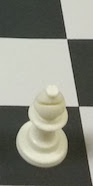
#> input picture training_images/bishop/20160531_201935 copy 3.jpg, 93 x 186 px, given as the content of the folder training_images/empty, which was not available
$ python preprocessing.py
#> lines starting #> are read from the running program, lines starting #| are printed output that depends on the picture; pictures that were not available may be replaced by others from this repository, and a replacement may not be noted
import os
import glob
import cv2
import numpy as np
from sklearn import cluster
from sklearn import metrics
from defs import *

def generateClusterCenters(n_clusters, detector, extractor):
#> called with n_clusters = 8
	features = None
	for piece_dir in pieces:
		for filename in glob.glob(os.path.join("training_images", piece_dir, "*.jpg")):
			image = cv2.imread(filename)
#> image is the input picture: shape (186, 93, 3); mean B, G, R 125, 136.4, 135
			gray = cv2.cvtColor(image, cv2.COLOR_BGR2GRAY)
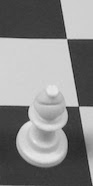
#> gray: shape (186, 93); min 19, max 235, mean 134.7
			kp = detector.detect(gray)
#> kp = 36 keypoints; strongest (x, y, size): (38, 147, 28), (19, 114, 13.3), (26, 108, 4.5), (76, 104, 3.5)
			kp, des = extractor.compute(gray, kp)
			if features is None:
				features = np.array(des)
			else:
				features = np.vstack((features, des))
	k_means = cluster.KMeans(n_clusters)
	k_means.fit(features)
	return k_means.cluster_centers_


def generateBOWFeatures(image, centers, detector, extractor):
	num_centers = centers.shape[0]
	histogram = np.zeros( (1, num_centers) )

	gray = cv2.cvtColor(image, cv2.COLOR_BGR2GRAY)
	kp = detector.detect(gray)
	best_centers = []

	if not kp:
		return histogram

	kp, des = extractor.compute(gray, kp)
	distances = metrics.pairwise.pairwise_distances(des, centers)
	best_centers = np.argmin(distances, axis=1)

	for i in best_centers:
		histogram[0,i] = histogram[0,i] + 1
	histogram = histogram/np.sum(histogram)

	return histogram

########################################################
####    											####
####       SIFT										####
####												####
########################################################

# TODO:
# adjust n_clusters
# class weights
# normalize training examples per class

def preprocessing_sift():
	print("Processing SIFT")
	sift_detector = cv2.FeatureDetector_create("SIFT")
	sift_extractor = cv2.DescriptorExtractor_create("SIFT")

	n_clusters = 8
	centers = generateClusterCenters(n_clusters, sift_detector, sift_extractor)
	np.save("feature_data/SIFT/centers", centers)

	for piece_dir in pieces:
		for filename in glob.glob(os.path.join("training_images", piece_dir, "*.jpg")):
			image = cv2.imread(filename)
			image = cv2.resize(image, (64, 128))
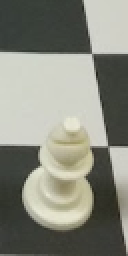
#> image: shape (128, 64, 3) (shown 2 times larger); mean B, G, R 124.9, 136.3, 135
			for ratio in aspect_ratios:
				subimage = image[int(128-64*ratio):,:]
				features = generateBOWFeatures(subimage, centers, sift_detector, sift_extractor)
				np.save("feature_data/SIFT/" + str(ratio) + "/" + piece_dir + "/" + \
					os.path.basename(filename), features)
#> this loop made 5 passes
#> pass 1, in preprocessing_sift, `subimage = image[int(128-64*ratio):,:]`:
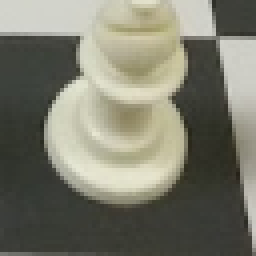
#> subimage: shape (64, 64, 3) (shown 4 times larger); mean B, G, R 109, 123.3, 123.6
#> pass 1, in generateBOWFeatures, `gray = cv2.cvtColor(image, cv2.COLOR_BGR2GRAY)`:
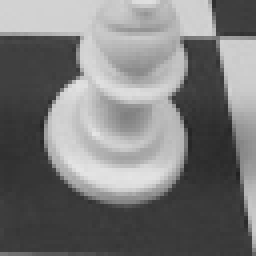
#> gray: shape (64, 64) (shown 4 times larger); min 34, max 228, mean 121.8
#> pass 2, in preprocessing_sift, `subimage = image[int(128-64*ratio):,:]`:
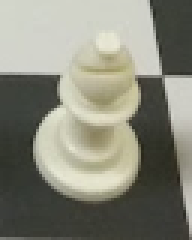
#> subimage: shape (80, 64, 3) (shown 3 times larger); mean B, G, R 121.6, 135, 134.8
#> pass 2, in generateBOWFeatures (call 2), `gray = cv2.cvtColor(image, cv2.COLOR_BGR2GRAY)`:
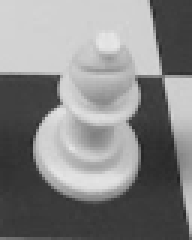
#> gray: shape (80, 64) (shown 3 times larger); min 34, max 230, mean 133.4


########################################################
####    											####
####       Dense SIFT								####
####												####
########################################################

# add pyramid depth

def preprocessing_dsift():
	print("Processing DSIFT")
	dsift_detector = cv2.FeatureDetector_create("Dense")
	dsift_extractor = cv2.DescriptorExtractor_create("SIFT")

	n_clusters = 8
	centers = generateClusterCenters(n_clusters, dsift_detector, dsift_extractor)
	np.save("feature_data/DSIFT/centers", centers)

	for piece_dir in pieces:
		for filename in glob.glob(os.path.join("training_images", piece_dir, "*.jpg")):
			image = cv2.imread(filename)
			image = cv2.resize(image, (64, 128))
			for ratio in aspect_ratios:
				subimage = image[int(128-64*ratio):,:]
				features = generateBOWFeatures(subimage, centers, dsift_detector, dsift_extractor)
				np.save("feature_data/DSIFT/" + str(ratio) + "/" + piece_dir + "/" + \
					os.path.basename(filename), features)


########################################################
####    											####
####       HOG										####
####												####
########################################################

# TODO:
# Adjust HOG parameters

def preprocessing_hog():
	print("Processing HOG")
	for ratio in aspect_ratios:
		winSize = (64, int(64*ratio))
#> winSize = (64, 64)
		hog = cv2.HOGDescriptor(winSize,blockSize,blockStride,cellSize,nbins,derivAperture,
			winSigma,histogramNormType,L2HysThreshold,gammaCorrection,nlevels)
		for piece_dir in pieces:
			for filename in glob.glob(os.path.join("training_images", piece_dir, "*.jpg")):
				image = cv2.imread(filename)
				image = cv2.resize(image, (64, 128))
				subimage = image[int(128-64*ratio):,:]
				features = hog.compute(subimage)
				np.save("feature_data/HOG/" + str(ratio) + "/" + piece_dir + "/" + \
					os.path.basename(filename), features)


if __name__ == "__main__":
	preprocessing_sift()
	# preprocessing_dsift()
	preprocessing_hog()
